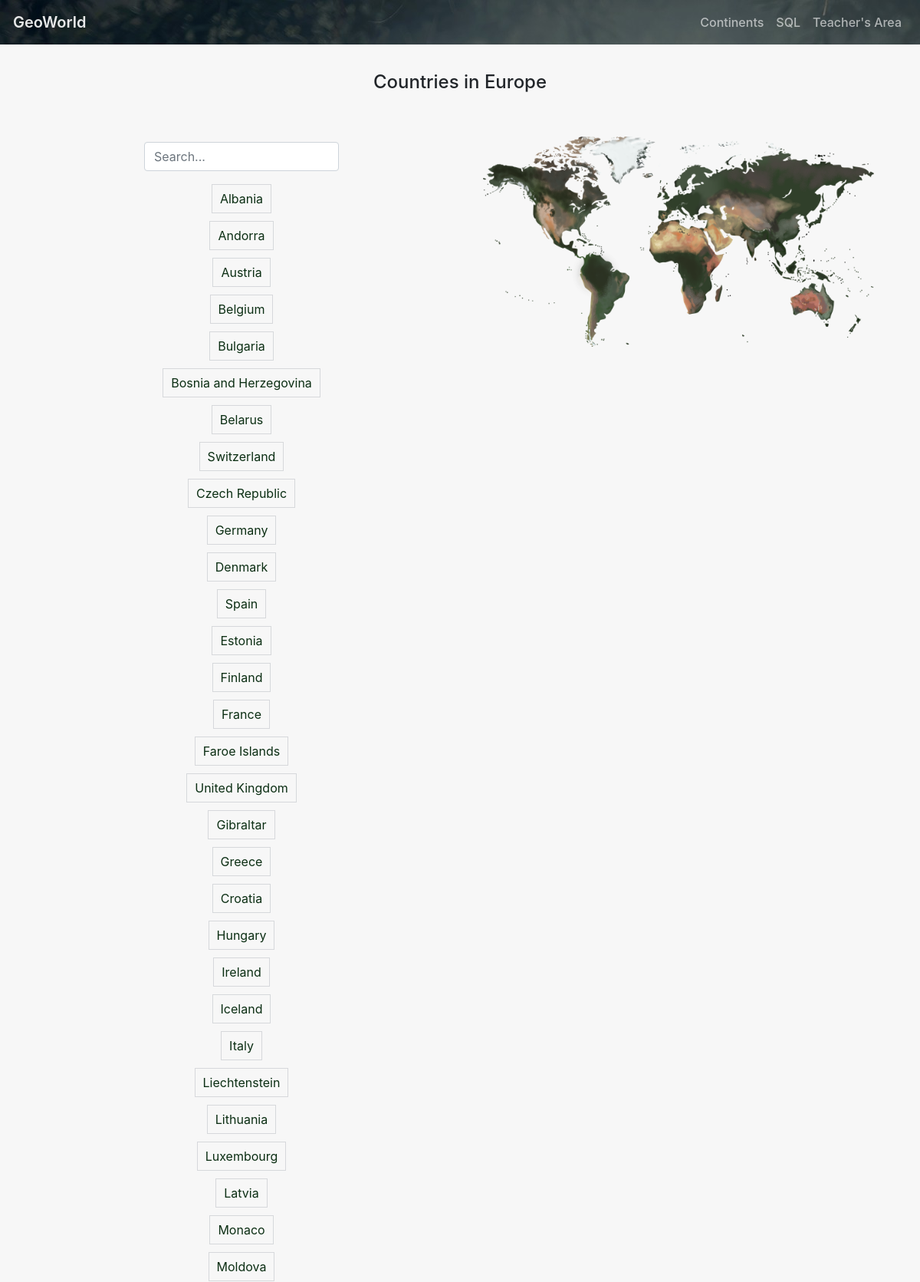
The page /countries.php?continent=Europe (upper part) on the database its author committed.
### tables this page shows
CREATE TABLE `Country`
(
    `id`             int(11)                                                                                NOT NULL AUTO_INCREMENT,
    `Code`           char(3)                                                                                         DEFAULT NULL,
    `Name`           char(52)                                                                               NOT NULL DEFAULT '',
    `Continent`      enum ('Asia','Europe','North America','Africa','Oceania','Antarctica','South America') NOT NULL DEFAULT 'Asia',
    `Region`         char(26)                                                                               NOT NULL DEFAULT '',
    `SurfaceArea`    float(10, 2)                                                                           NOT NULL DEFAULT '0.00',
    `IndepYear`      smallint(6)                                                                                     DEFAULT NULL,
    `Population`     int(11)                                                                                NOT NULL DEFAULT '0',
    `LifeExpectancy` float(3, 1)                                                                                     DEFAULT NULL,
    `GNP`            float(10, 2)                                                                                    DEFAULT NULL,
    `GNPOld`         float(10, 2)                                                                                    DEFAULT NULL,
    `LocalName`      char(45)                                                                               NOT NULL DEFAULT '',
    `GovernmentForm` char(45)                                                                               NOT NULL DEFAULT '',
    `HeadOfState`    char(60)                                                                                        DEFAULT NULL,
    `Capital`        int(11)                                                                                         DEFAULT NULL,
    `Code2`          char(2)                                                                                NOT NULL DEFAULT '',
    PRIMARY KEY (`id`) USING BTREE
);

### func/functions.php (called while the page is built, shortened)
<?php
require_once 'db.php';
function getCountriesByContinent($continent){
  global $dataDB;
  $prepare = $dataDB->prepare("SELECT * FROM Country WHERE continent = :cont");
  $prepare->bindValue(':cont', $continent, PDO::PARAM_STR);
  $prepare->execute();
  return $prepare->fetchAll();
}

### countries.php (the view, shortened to what this page needs)
<?php
require_once 'func/functions.php';
if (!empty($_GET['continent'])) {
    $continent = $_GET['continent'];
    $continentExist = verifContinent($continent);
    if ($continentExist) {
        $countries = getCountriesByContinent($continent);
    } else {
        header("Location: notFound.php");
        exit();
    }
} else {
    header("Location: notFound.php");
    exit();
}
?>
<?php require_once 'inc/header.php'; ?>
<main role="main" class="flex-shrink-0">
    <div class="container">
        <h4 class="text-center">Countries in <?php echo $continent ?> </h4>
        <div class="row">
            <div class="col-sm-6">
                <p></p><br>
                <div class="table-responsive">
                    <nav style="padding-top: 15px; padding-bottom: 12px;" class="navbar navbar-expand-md">
                        <input class="form-control col-md-6 offset-md-3" type="text" id="mySearch" onkeyup="myFunction()" placeholder="Search...">
                    </nav>
                    <table id="myMenu" class="table table-borderless">
                        <tbody>
                        <?php foreach ($countries as $indice => $country): ?>
                            <tr align="center">
                                <td><a class="counttab" href="view.php?country=<?php echo $country->id; ?>"><?php echo $country->Name; ?></a></td>
                            </tr>
                        <?php endforeach; ?>
                        </tbody>
                    </table>
                </div>
            </div>
            <div class="col-sm-6 "><br><br>
                <div class="col-sm-12">
                    <img src="img/cont.png" class="d-block w-100"><br>
                </div>
            </div>
        </div>
</main>
<?php require_once 'inc/footer.php'; ?>

### css/style.css (style rules this page uses)
body { background-color: #f7f7f7; }
main { padding-top: 35px; padding-bottom: 25px; }
.counttab { color: #0b2e13; border: 1px solid #d6d8db; padding: 8px 10px 8px 10px; }

### rows shown on the page
country: Name "Albania"
country: Name "Andorra"
country: Name "Austria"
country: Name "Belgium"
country: Name "Bulgaria"
country: Name "Bosnia and Herzegovina"
country: Name "Belarus"
country: Name "Switzerland"
country: Name "Czech Republic"
country: Name "Germany"
country: Name "Denmark"
country: Name "Spain"
country: Name "Estonia"
country: Name "Finland"
country: Name "France"
country: Name "Faroe Islands"
country: Name "United Kingdom"
country: Name "Gibraltar"
country: Name "Greece"
country: Name "Croatia"
country: Name "Hungary"
country: Name "Ireland"
country: Name "Iceland"
country: Name "Italy"
country: Name "Liechtenstein"
country: Name "Lithuania"
country: Name "Luxembourg"
country: Name "Latvia"
country: Name "Monaco"
country: Name "Moldova"

### other values the page prints
$continent "Europe"
